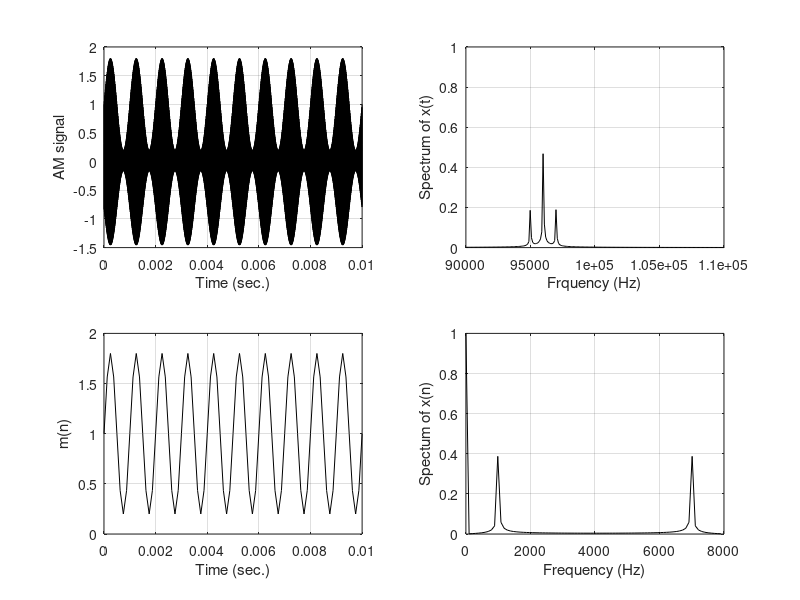

This figure's MATLAB source:
clear all
close all
fs=8000;
fm=1000;
fcr=96000;  % carrier frequency

% am=(1+0.5*cos(2*pi*fm*t)).*cos(2*pi*fcr*t)
t1=0:1/(5*fcr):0.01;
am_c=(1+0.8*sin(2*pi*fm*t1));
am_c=am_c.*cos(2*pi*fcr*t1);
t=0:1/fs:0.01;
am=(1+0.8*sin(2*pi*fm*t));
am=am.*cos(2*pi*fcr*t);
xf_c=abs(fft(am_c))/length(t1);
f1=[0:1:length(t1)-1]*5*fcr/length(t1);
xf=abs(fft(am))/length(t);
f=[0:1:length(t)-1]*fs/length(t);
subplot(2,2,1);plot(t1,am_c,'k');grid
xlabel('Time (sec.)');
ylabel('AM signal');
subplot(2,2,2);plot(f1,xf_c,'k');grid
xlabel('Frquency (Hz)');
ylabel('Spectrum of x(t)');
axis([90000 110000 0 1]);
subplot(2,2,3);plot(t,am,'k');grid
ylabel('m(n)');
xlabel('Time (sec.)');
subplot(2,2,4);plot(f,xf,'k');grid;
xlabel('Frequency (Hz)');
ylabel('Spectum of x(n)');

